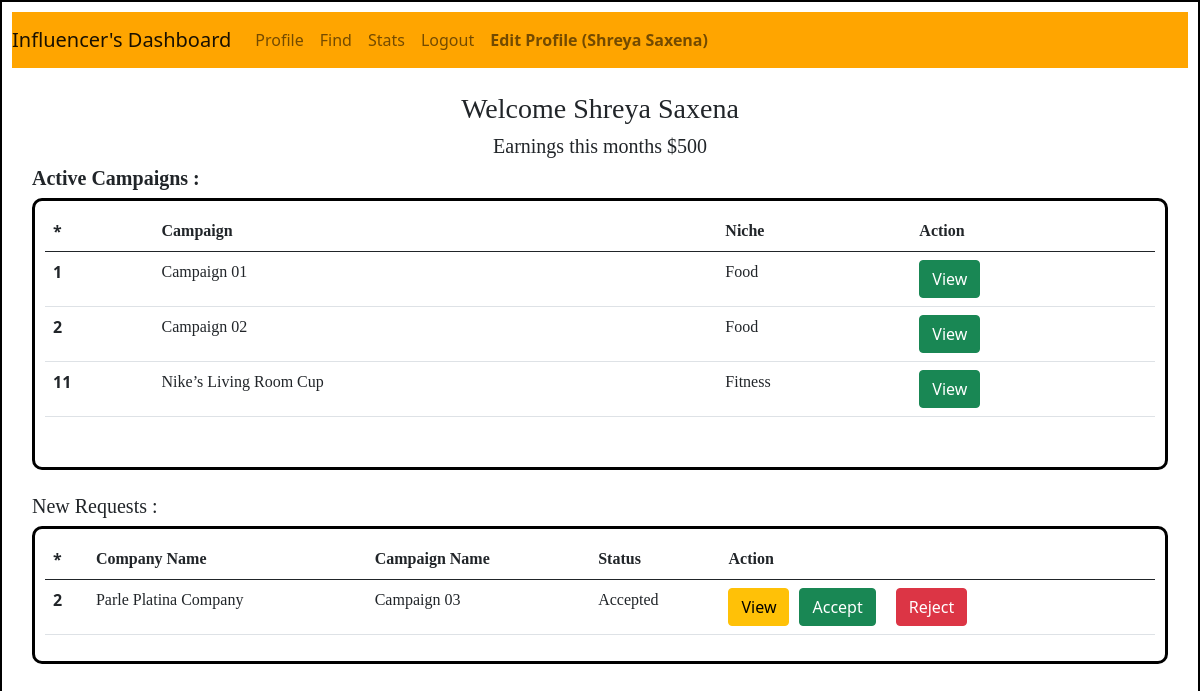
Screenshot of /influencer/dashboard/2 with the database file from the repository.
### backend/models.py (models this page shows)
class User(db.Model):
    __tablename__ = "user"
    id = db.Column(db.Integer, primary_key = True, nullable = False, autoincrement = True)
    email = db.Column(db.String, nullable = False, unique = True)
    full_name = db.Column(db.String, nullable = False)
    search_name = db.Column(db.String, nullable = False, default="null")
    user_name = db.Column(db.String, unique = True, nullable = False)
    pwd = db.Column(db.String, nullable = False, default="null")
    category = db.Column(db.String, nullable = False, default="null")
    niche = db.Column(db.String, nullable = False, default="null")
    followers = db.Column(db.Integer, nullable=False, default = 0)
    type = db.Column(db.String, nullable = False, default = "general")
    is_flagged = db.Column(db.String, nullable=False, default="False")
    ad_request = db.relationship("Ad_request", cascade="all, delete", backref="user")

class Campaigns(db.Model):
    __tablename__ = "campaigns"
    id = db.Column(db.Integer, primary_key = True, nullable = False, autoincrement = True)
    name = db.Column(db.String, nullable = False)
    search_name = db.Column(db.String, nullable = False, default = "null")
    description = db.Column(db.Text, nullable = False)
    start_date = db.Column(db.String, nullable = False, default = "null")
    end_date = db.Column(db.String, nullable = False)
    budget = db.Column(db.Float, nullable = False)
    visibility = db.Column(db.String, nullable = False, default="public")
    goals = db.Column(db.Text, nullable = False)
    niche = db.Column(db.Text, nullable = False, default = "null")
    sponser_id = db.Column(db.Integer, db.ForeignKey("sponser.id"), nullable = False)
    ad_requests = db.relationship("Ad_request", cascade="all, delete", backref="campaigns")

class Sponser_Request(db.Model):     #Table for the requests sent by sponsers to influencer
    __tablename__="sponser_request"
    id = db.Column(db.Integer, primary_key=True,  nullable = False, autoincrement = True)
    influencer_id = db.Column(db.Integer, db.ForeignKey('user.id'), nullable=False)
    sponser_id = db.Column(db.Integer, db.ForeignKey('sponser.id'), nullable=False)
    campaign_id = db.Column(db.Integer, db.ForeignKey('campaigns.id'), nullable=False)
    status = db.Column(db.String(20), nullable=False, default='Pending')
    influencer = db.relationship('User', backref='sponser_request')
    sponser = db.relationship('Sponser', backref='sponser_request')
    campaign = db.relationship('Campaigns', backref='sponser_request')

class Sponser(db.Model):
    __tablename__ = "sponser"
    id = db.Column(db.Integer, primary_key = True, nullable = False, autoincrement = True)
    email = db.Column(db.String, nullable = False, unique = True)
    company_name = db.Column(db.String, nullable = False)
    search_name = db.Column(db.String, nullable = False, default="null")
    user_name = db.Column(db.String, unique = True, nullable = False)
    pwd = db.Column(db.String, nullable = False,  default="null")
    industry = db.Column(db.String, nullable = False)
    budget = db.Column(db.Float, nullable = False, default = 1000.0)
    is_flagged = db.Column(db.String, nullable=False, default="False")
    type = db.Column(db.String, nullable = False, default = "Sponsor")
    campaigns = db.relationship("Campaigns", cascade="all, delete", backref="sponser")

### backend/controllers.py (the view)
@app.route('/influencer/dashboard/<int:i_id>', methods=['GET', 'POST'])
def influencer_dashboard(i_id):
    influencer = User.query.get(i_id)
    campaign_summary = fetch_campaigns()
    requests = Sponser_Request.query.filter_by(influencer_id = i_id)
    return render_template("influencer_dashboard_profile.html",  influencer = influencer, campaigns = campaign_summary, requests = requests)

### backend/controllers.py (called while the page is built)
def fetch_campaigns():
    campaigns=Campaigns.query.filter_by(visibility = "Public" ).all()
    campaign_list = {}
    for campaign in campaigns:
        if campaign.id not in campaign_list.keys():
            campaign_list[campaign.id] = [campaign.name, campaign.niche, campaign.end_date, campaign.budget, campaign.start_date, campaign.sponser_id]
    return campaign_list

### templates/influencer_dashboard_profile.html (shortened to what this page needs)
<!DOCTYPE html>
<html lang="en">
<head>
    <link rel="stylesheet" href = "/static/dashboardstyle.css">
    <link href="https://cdn.jsdelivr.net/npm/bootstrap@5.0.2/dist/css/bootstrap.min.css" rel="stylesheet">
</head>
<body>
  <div id="container-influencer-profile">
    <nav class="navbar navbar-expand-lg navbar-light" style="background-color:orange;">
      <a class="navbar-brand" href="#">Influencer's Dashboard</a>
      <div class="collapse navbar-collapse" id="navbarNav">
        <ul class="navbar-nav">
          <li class="nav-item active">
            <a class="nav-link" href="/influencer/dashboard/profile/{{influencer.id}}"> Profile</a>
          </li>
          <li class="nav-item active">
            <a class="nav-link" href="/influencer/dashboard/find/{{influencer.id}}"> Find</a>
          </li>
          <li class="nav-item active">
            <a class="nav-link" href="/influencer/stats"> Stats</span></a>
          </li>
          <li class="nav-item">
            <a class="nav-link" href="/login"> Logout</a>
          </li>
          <li class="nav-item">
            <a class="nav-link" href="/edit/profile/page/{{influencer.id}}" > <strong>Edit Profile ({{influencer.full_name}})</strong></a>
          </li>
    </nav><br>
            <div class="d-flex justify-content-md-center">
              <label><h3 style="font-family: 'Times New Roman', Times, serif;">Welcome {{influencer.full_name}}</h3></label>
            </div>
            <div class="d-flex justify-content-md-center">
              <label><h5 style="font-family: 'Times New Roman', Times, serif;">Earnings this months $500</h5></label>
            </div>
            <label><h5 style="font-family: 'Times New Roman', Times, serif; padding-left: 20px;"><b>Active Campaigns :</b></h5></label>
          <div id="campaign">
            {%if campaigns%}
            <table class="table">
              <thead>
                <tr>
                  <th scope="col">*</th>
                  <th scope="col" style="font-family: 'Times New Roman', Times, serif;">Campaign</th>
                  <th scope="col" style="font-family: 'Times New Roman', Times, serif;">Niche</th>
                  <th scope="col" style="font-family: 'Times New Roman', Times, serif;">Action</th>
                </tr>
              </thead>
              <tbody>
              {%for key, value in campaigns.items()%}
                <tr>
                  <th scope="row">{{key}}</th>
                  <td style="font-family: 'Times New Roman', Times, serif;">{{value[0]}}</td>
                  <td style="font-family: 'Times New Roman', Times, serif;">{{value[1]}}</td>
                  <td><a href="/view/campaign/influencer/{{key}}"><button type="button" class="btn btn-success">View</button></a></td>
                </tr>
              {%endfor%}
              </tbody>
            </table>
            {%else%}
            <h3>No Campaigns available!</h3>
            {%endif%}<br>
          </div><br>
          <label><h5 style="font-family: 'Times New Roman', Times, serif; padding-left: 20px;">New Requests :</h5></label>
          <div id="campaign">
            {%if requests%}
            <table class="table">
              <thead>
                <tr>
                  <th scope="col">*</th>
                  <th scope="col" style="font-family: 'Times New Roman', Times, serif;">Company Name</th>
                  <th scope="col" style="font-family: 'Times New Roman', Times, serif;">Campaign Name</th>
                  <th scope="col" style="font-family: 'Times New Roman', Times, serif;">Status</th>
                  <th scope="col" style="font-family: 'Times New Roman', Times, serif;">Action</th>
                </tr>
              </thead>
              <tbody>
              {%for request in requests%}
                <tr>
                  <th scope="row">{{request.id}}</th>
                  <td style="font-family: 'Times New Roman', Times, serif;">{{request.sponser.company_name}}</td>
                  <td style="font-family: 'Times New Roman', Times, serif;">{{request.campaign.name}}</td>
                  <td style="font-family: 'Times New Roman', Times, serif;">{{request.status}}</td>
                  <td>
                    <div id="button-container">
                      <form action="/view/ad/{{request.campaign_id}}">
                        <button type="submit" class="btn btn-warning">View</button>
                      </form>
                      <form action="/accept/sponser/request/{{influencer.id}}" method="POST">
                        <button type="submit" class="btn btn-success">Accept</button>
                      </form><br>
                      <form action="/reject/sponser/request/{{influencer.id}}" method="POST">
                        <button type="submit" class="btn btn-danger">Reject</button></td>
                    </div>
              {%endfor%}
            {%else%}
            <h3 style="font-family: 'Times New Roman', Times, serif;">No Request available!</h3>
            {%endif%}
          </div>
</body>
</html>

### static/dashboardstyle.css (style rules this page uses)
* { margin: 0%; padding: 0%; }
#container-influencer-profile { border: 2px solid black; padding: 10px; height: 900px; }
#campaign { border: 3px solid black ; padding: 10px; margin-left: 20px; margin-right: 20px; border-radius: 10px; }
#button-container { display: flex; gap: 10px; }

### rows the page displays
User: full_name "Shreya Saxena"
Campaigns: name "Campaign 01", niche "Food"
Campaigns: name "Campaign 02", niche "Food"
Campaigns: name "Nike’s Living Room Cup", niche "Fitness"
Sponser_Request: id "2", sponser.company_name "Parle Platina Company", campaign.name "Campaign 03", status "Accepted"

### other values shown
{{ key }} "1" "2" "11"
